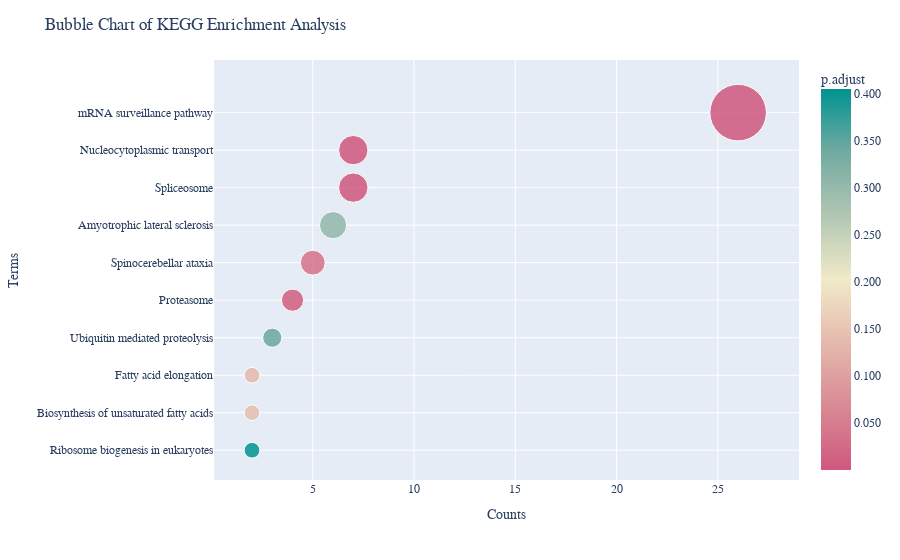

This figure's notebook cell:
### Code cell
fig_kegg = Kegg_BubbleChart(df_kegg, 0.5, sort=True)

### Figure 1 — Plotly figure (JSON) as saved in the notebook; plotly's stock layout.template omitted (floating-point values rounded to 4 significant figures)
{"data": [{"hovertemplate": "Count=%{marker.size}<br>Description=%{y}<br>p.adjust=%{marker.color}<extra></extra>", "legendgroup": "", "marker": {"color": [0.0006283, 0.0002659, 0.0006283, 0.304, 0.0358, 0.007002, 0.3411, 0.1353, 0.1419, 0.4053], "coloraxis": "coloraxis", "opacity": 0.85, "size": [26, 7, 7, 6, 5, 4, 3, 2, 2, 2], "sizemode": "area", "sizeref": 0.01625, "symbol": "circle"}, "mode": "markers", "name": "", "orientation": "h", "showlegend": false, "type": "scatter", "x": [26, 7, 7, 6, 5, 4, 3, 2, 2, 2], "xaxis": "x", "y": ["mRNA surveillance pathway", "Nucleocytoplasmic transport", "Spliceosome", "Amyotrophic lateral sclerosis", "Spinocerebellar ataxia", "Proteasome", "Ubiquitin mediated proteolysis", "Fatty acid elongation", "Biosynthesis of unsaturated fatty acids", "Ribosome biogenesis in eukaryotes"], "yaxis": "y"}], "layout": {"coloraxis": {"colorbar": {"tickformat": ".3f", "title": {"text": "p.adjust"}}, "colorscale": [[0, "rgb(208, 88, 126)"], [0.1667, "rgb(217, 137, 148)"], [0.3333, "rgb(229, 185, 173)"], [0.5, "rgb(241, 234, 200)"], [0.6667, "rgb(177, 199, 179)"], [0.8333, "rgb(114, 170, 161)"], [1, "rgb(0, 147, 146)"]]}, "font": {"family": "Arial"}, "legend": {"itemsizing": "constant", "tracegroupgap": 0}, "margin": {"t": 60}, "title": {"text": "Bubble Chart of KEGG Enrichment Analysis"}, "xaxis": {"anchor": "y", "domain": [0, 1], "title": {"text": "Counts"}}, "yaxis": {"anchor": "x", "autorange": "reversed", "domain": [0, 1], "title": {"text": "Terms"}}}}
